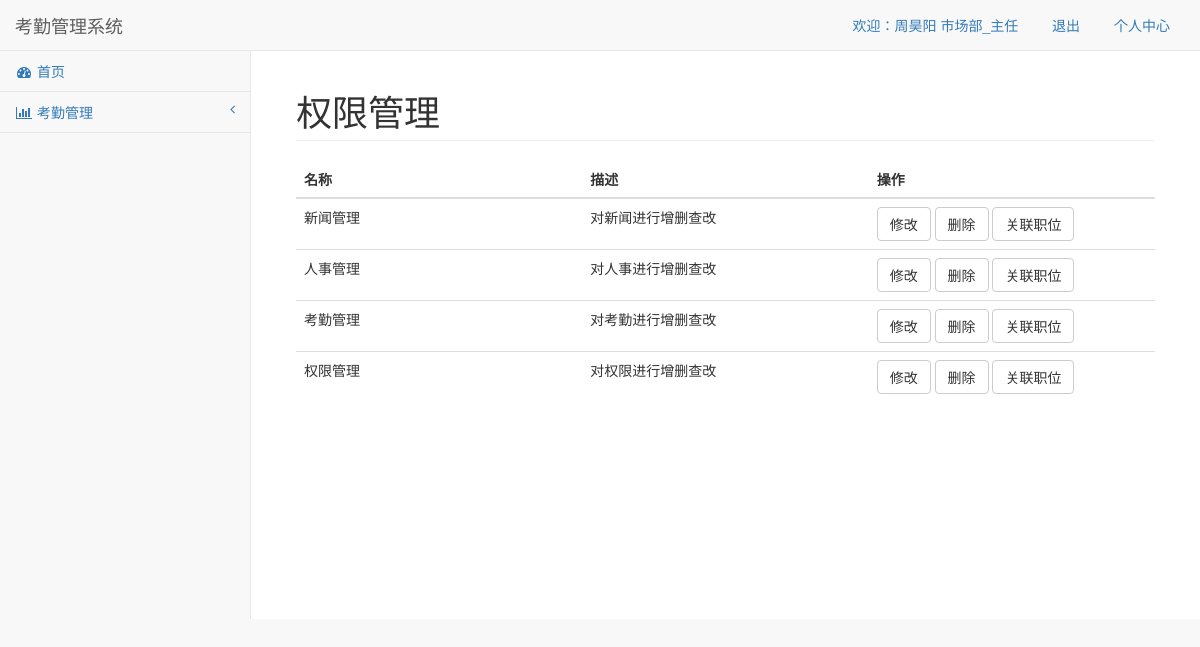
Page /permission (signed in) on the committed database.
### BluePrint/user/models.py (models this page shows, shortened)
class Base(db.Model):
    __abstract__ = True
    id = db.Column(db.Integer, primary_key=True, autoincrement=True)

class Person(Base):
    username = db.Column(db.String(100), unique=True)
    password = db.Column(db.String(100))
    nickname = db.Column(db.String(100))
    gender = db.Column(db.String(32), nullable=True)
    age = db.Column(db.Integer, nullable=True)
    wordid = db.Column(db.String(32), nullable=True)
    phone = db.Column(db.String(64), nullable=True)
    email = db.Column(db.String(64), nullable=True)
    photo = db.Column(db.String(64), nullable=True)
    address = db.Column(db.Text, nullable=True)
    score = db.Column(db.Integer, nullable=True)
    position_id = db.Column(db.Integer, db.ForeignKey("position.id"))
    person_attendances_map = db.relationship(
        "Attendance",
        backref='attendance_person_map',
        cascade="all,delete-orphan"
    )

class Position(Base):
    name = db.Column(db.String(32))
    level = db.Column(db.Integer)
    department_id = db.Column(db.Integer, db.ForeignKey("department.id"))
    position_permission_map = db.relationship(
        "Permission",
        secondary='position_permission',
        backref='permission_position_map'
    )
    position_person_map = db.relationship(
        "Person",
        backref="person_position_map",
        cascade="all,delete-orphan"
    )

class Permission(Base):
    name = db.Column(db.String(32))
    description = db.Column(db.Text)

### BluePrint/user/views.py (the view)
@user_print.route('/permission')
@login_check
def permission():
    permission_list = Permission.query.all()
    return render_template('permission.html', **locals())

### BluePrint/user/f_tools.py (called while the page is built)
def login_check(fun):
    @wraps(fun)
    def inner(*args, **kwargs):
        user_id = request.cookies.get("user_id")
        username = request.cookies.get("username")
        if username and user_id:
            user = Person.query.filter(Person.id == int(user_id)).first()
            if user.username == username:
                return fun(*args, **kwargs)
        return redirect('/login')
    return inner

### BluePrint/templates/permission.html (shortened to what this page needs)
{% extends 'base.html' %}
{% block header %}权限管理{% endblock %}
{% block content %}
    <div class="row">
        <div class="col-lg-12">
            <table class="table">
                <thead>
                <tr>
                    <th>名称</th>
                    <th>描述</th>
                    <th>操作</th>
                </tr>
                </thead>
                <tbody>
                {% for permission in permission_list %}
                <tr>
                    <td class="col-lg-4">{{ permission.name }}</td>
                    <td class="col-lg-4">{{ permission.description }}</td>
                    <td class="col-lg-4">
                        <a href="edit_permission.html" class="btn btn-default">修改</a>
                        <a href="./permission.html" class="btn btn-default">删除</a>
                        <a class="btn btn-default" href="position_permission?permission_id={{ permission.id }}">关联职位</a>
                    </td>
                </tr>
                {% endfor %}
                </tbody>
            </table>
        </div>
    </div>
{% endblock %}

### BluePrint/templates/base.html (shortened to what this page needs)
<!DOCTYPE html>
<html lang="en">
<head>
    <link href="/static/lib/sb-admin/vendor/bootstrap/css/bootstrap.min.css" rel="stylesheet">
    <link href="/static/lib/sb-admin/vendor/metisMenu/metisMenu.min.css" rel="stylesheet">
    <link href="/static/lib/sb-admin/dist/css/sb-admin-2.css" rel="stylesheet">
    <link href="/static/lib/sb-admin/vendor/font-awesome/css/font-awesome.min.css" rel="stylesheet" type="text/css">
</head>
<body>
<div id="wrapper">
    <nav class="navbar navbar-default navbar-static-top" role="navigation" style="margin-bottom: 0">
        <div class="navbar-header">
            <a class="navbar-brand" href="/">考勤管理系统</a>
        </div>
        <ul class="nav navbar-top-links navbar-right">
            <li>
                <a>欢迎：<span>{{ session.username }} {{ middleware_template().job }}</span></a>
            </li>
            <li>
                <a href="/logout">退出</a>
            </li>
            <li>
                <a href="profile.html">个人中心</a>
            </li>
        </ul>
        <div class="navbar-default sidebar" role="navigation">
            <div class="sidebar-nav navbar-collapse">
                <ul class="nav" id="side-menu">
                    <li>
                        <a href="/"><i class="fa fa-dashboard fa-fw"></i> 首页</a>
                    </li>
                    <li>
                        <a href="#"><i class="fa fa-bar-chart-o fa-fw"></i> 考勤管理<span class="fa arrow"></span></a>
                    </li>
                </ul>
            </div>
        </div>
    </nav>
    <div id="page-wrapper">
        <div class="container-fluid">
            <div class="row">
                <div class="col-lg-12">
                    <h1 class="page-header">{% block header %} {% endblock %}</h1>
                </div>
            </div>
            {% block content %} {% endblock %}
        </div>
    </div>
</div>
</body>
</html>

### rows in the picture
Person: username "周昊阳"
Position: name+level "市场部_主任"
Permission: name "新闻管理", description "对新闻进行增删查改"
Permission: name "人事管理", description "对人事进行增删查改"
Permission: name "考勤管理", description "对考勤进行增删查改"
Permission: name "权限管理", description "对权限进行增删查改"
